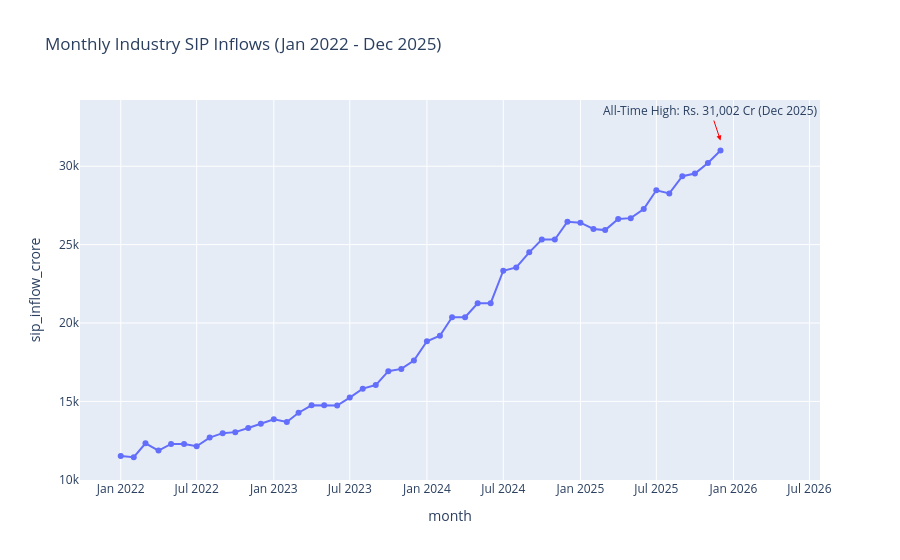

Notebook source saved alongside this figure:
### Markdown cell above
## 7. Monthly Industry SIP Inflow Time Series
### Finding 3: Retail SIP Inflows Scaled to an All-Time High of Rs. 31,002 Crore in December 2025
**Insight:** Retail systematic investment flows exhibited uninterrupted compounding growth over the 48-month evaluation period.
**Evidence:** Visualized in `figures/eda/03_sip_inflows.png` and Plotly line chart below.
**Interpretation:** Monthly SIP inflows rose from Rs. 11,517 Cr in Jan 2022 to an all-time peak of Rs. 31,002 Cr in Dec 2025, confirming the structural financialization of Indian retail savings.

### Code cell
df_sip = pd.read_sql('SELECT month, sip_inflow_crore FROM fact_sip_industry ORDER BY month', conn)
fig_sip = px.line(df_sip, x='month', y='sip_inflow_crore', title='Monthly Industry SIP Inflows (Jan 2022 - Dec 2025)', markers=True)
fig_sip.add_annotation(x='2025-12-01', y=31002, text='All-Time High: Rs. 31,002 Cr (Dec 2025)', showarrow=True, arrowhead=2, arrowcolor='red', yshift=10)
fig_sip.show()

### Figure 1 — Plotly figure (JSON) as saved in the notebook; plotly's stock layout.template omitted (floating-point values rounded to 4 significant figures)
{"data": [{"hovertemplate": "month=%{x}<br>sip_inflow_crore=%{y}<extra></extra>", "legendgroup": "", "line": {"color": "#636efa", "dash": "solid"}, "marker": {"symbol": "circle"}, "mode": "lines+markers", "name": "", "orientation": "v", "showlegend": false, "type": "scatter", "x": ["2022-01-01", "2022-02-01", "2022-03-01", "2022-04-01", "2022-05-01", "2022-06-01", "2022-07-01", "2022-08-01", "2022-09-01", "2022-10-01", "2022-11-01", "2022-12-01", "2023-01-01", "2023-02-01", "2023-03-01", "2023-04-01", "2023-05-01", "2023-06-01", "2023-07-01", "2023-08-01", "2023-09-01", "2023-10-01", "2023-11-01", "2023-12-01", "2024-01-01", "2024-02-01", "2024-03-01", "2024-04-01", "2024-05-01", "2024-06-01", "2024-07-01", "2024-08-01", "2024-09-01", "2024-10-01", "2024-11-01", "2024-12-01", "2025-01-01", "2025-02-01", "2025-03-01", "2025-04-01", "2025-05-01", "2025-06-01", "2025-07-01", "2025-08-01", "2025-09-01", "2025-10-01", "2025-11-01", "2025-12-01"], "xaxis": "x", "y": [11520.0, 11440.0, 12330.0, 11860.0, 12290.0, 12280.0, 12140.0, 12690.0, 12980.0, 13040.0, 13310.0, 13570.0, 13860.0, 13690.0, 14280.0, 14750.0, 14750.0, 14730.0, 15240.0, 15810.0, 16040.0, 16930.0, 17070.0, 17610.0, 18840.0, 19190.0, 20370.0, 20370.0, 21260.0, 21260.0, 23330.0, 23550.0, 24510.0, 25320.0, 25320.0, 26460.0, 26400.0, 26000.0, 25930.0, 26630.0, 26690.0, 27270.0, 28460.0, 28260.0, 29360.0, 29530.0, 30200.0, 31000.0], "yaxis": "y"}], "layout": {"annotations": [{"arrowcolor": "red", "arrowhead": 2, "showarrow": true, "text": "All-Time High: Rs. 31,002 Cr (Dec 2025)", "x": "2025-12-01", "y": 31002, "yshift": 10}], "legend": {"tracegroupgap": 0}, "title": {"text": "Monthly Industry SIP Inflows (Jan 2022 - Dec 2025)"}, "xaxis": {"anchor": "y", "domain": [0.0, 1.0], "title": {"text": "month"}}, "yaxis": {"anchor": "x", "domain": [0.0, 1.0], "title": {"text": "sip_inflow_crore"}}}}
